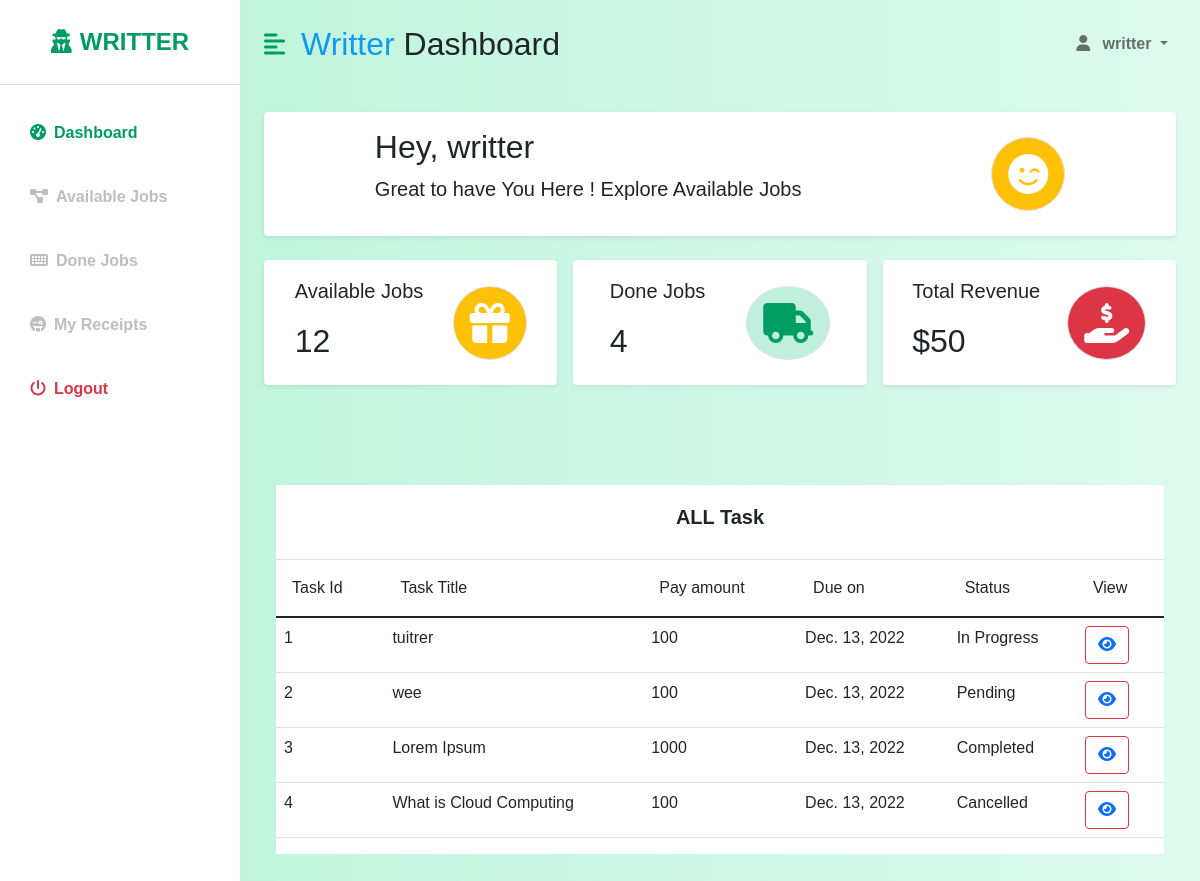
/app/writter/ (signed in), run on the app's committed database.
### app/models.py (models this page shows, shortened)
class User(AbstractUser):
    is_admin = models.BooleanField('Is admin',default=False)
    is_client = models.BooleanField('Is Client',default=False)
    is_writter = models.BooleanField('Is Writter',default=False)

class Task(models.Model):
    id = models.AutoField(primary_key=True)
    title = models.CharField(max_length=100,default='',null=True,blank=True)
    description = models.TextField(default='',null=True,blank=True)
    file = models.FileField(upload_to='files/',default='',null=True)
    client_amount = models.IntegerField(default=0,null=True,blank=True)
    admin_amount = models.IntegerField(default=0,   null=True,blank=True)
    due_date = models.DateField(default='',null=True,blank=True)
    status = models.CharField(max_length=100,default='',null=True,blank=True)

### app/views.py (the view)
# urls.py: path('writter/', views.writter, name='writter'),
def writter(request):
    if not request.user.is_writter:
        return redirect('login_view')
    tasks = Task.objects.all()
    context = {
        'tasks':tasks
    }
    return render(request,'writter/writter.html',context)

### templates/writter/writter.html (shortened to what this page needs)
{% load static %}
<!DOCTYPE html>
<html lang="en">
  <head>
    <link
      rel="stylesheet"
      href="https://cdnjs.cloudflare.com/ajax/libs/font-awesome/6.1.2/css/all.min.css"
    />
    <link
      href="https://cdn.jsdelivr.net/npm/bootstrap@5.0.2/dist/css/bootstrap.min.css"
      rel="stylesheet"
    />
     <link
     rel="stylesheet"
     type="text/css"
     href="{% static 'dashboard.css' %}"
   />
  </head>
  <body>
    <div class="d-flex" id="wrapper">
        <div class="bg-white" id="sidebar-wrapper">
            <div class="sidebar-heading text-center py-4 primary-text fs-4 fw-bold text-uppercase border-bottom"><i
                    class="fas fa-user-secret me-2"></i>Writter</div>
            <div class="list-group list-group-flush my-3">
                <a href="#" class="list-group-item list-group-item-action bg-transparent second-text active"><i
                        class="fas fa-tachometer-alt me-2"></i>Dashboard</a>
                <a href="#" class="list-group-item list-group-item-action bg-transparent second-text fw-bold"><i
                        class="fas fa-project-diagram me-2"></i>Available Jobs</a>
                <a href="#" class="list-group-item list-group-item-action bg-transparent second-text fw-bold">
                    <i class="fa-solid fa-keyboard me-2"></i>Done Jobs</a>
                <a href="#" class="list-group-item list-group-item-action bg-transparent second-text fw-bold">
                    <i class="fa-solid fa-face-grin-tongue-wink me-2" ></i>My Receipts</a>
                <a href="{% url 'logout' %}" class="list-group-item list-group-item-action bg-transparent text-danger fw-bold"><i
                        class="fas fa-power-off me-2"></i>Logout</a>
            </div>
        </div>
        <div id="page-content-wrapper">
            <nav class="navbar navbar-expand-lg navbar-light bg-transparent py-4 px-4">
                <div class="d-flex align-items-center">
                    <i class="fas fa-align-left primary-text fs-4 me-3" id="menu-toggle"></i>
                    <h2 class="fs-2 m-0"><span class="client">Writter</span> Dashboard</h2>
                </div>
                <div class="collapse navbar-collapse" id="navbarSupportedContent">
                    <ul class="navbar-nav ms-auto mb-2 mb-lg-0">
                        <li class="nav-item dropdown">
                            <a class="nav-link dropdown-toggle second-text fw-bold" href="#" id="navbarDropdown"
                                role="button" data-bs-toggle="dropdown" aria-expanded="false">
                                <i class="fas fa-user me-2"></i> {{user.username}}
                            </a>
                        </li>
                    </ul>
                </div>
            </nav>
            <div class="container-fluid px-4">
                <div class="row g-3 my-2">
                    <div class="col-md-12">
                        <div class="p-3 bg-white shadow-sm d-flex justify-content-around align-items-center rounded">
                            <div>
                                <h3 class="fs-2">Hey, {{user.username}}</h3>
                                <p class="fs-5">Great to have You Here ! Explore Available Jobs</p>
                            </div>
                            <i class="fa-solid fa-face-smile-wink fs-1 text-white border rounded-full bg-warning p-3"></i>
                        </div>
                    </div>
                </div>
                <div class="row g-3 my-2">
                    <div class="col-md-4">
                        <div class="p-3 bg-white shadow-sm d-flex justify-content-around align-items-center rounded">
                            <div>
                                <p class="fs-5">Available Jobs</p>
                                <h3 class="fs-2">12</h3>
                            </div>
                            <i class="fas fa-gift fs-1 text-white border rounded-full bg-warning p-3"></i>
                        </div>
                    </div>
                    <div class="col-md-4">
                        <div class="p-3 bg-white shadow-sm d-flex justify-content-around align-items-center rounded">
                            <div>
                                <p class="fs-5">Done Jobs</p>
                                <h3 class="fs-2">4</h3>
                            </div>
                                <i class="fas fa-truck fs-1 primary-text border rounded-full secondary-bg p-3"></i>
                        </div>
                    </div>
                    <div class="col-md-4">
                        <div class="p-3 bg-white shadow-sm d-flex justify-content-around align-items-center rounded">
                            <div>
                                <p class="fs-5">Total Revenue </p>
                                <h4 class="fs-2"> $50</h4>
                            </div>
                            <i
                            class="fas fa-hand-holding-usd fs-1 text-white border rounded-full bg-danger p-3"></i>
                        </div>
                    </div>
                </div>
                <div class="container">
                    <div class="row my-5">
                <div class="col-12">
                    <div class="card">
                        <div class="card-body text-center">
                            <h5 class="card-title m-b-0">ALL Task</h5>
                        </div>
                            <div class="table-responsive">
                                <table class="table">
                                    <thead class="thead-light">
                                        <tr>
                                            <th scope="col">Task Id</th>
                                            <th scope="col">Task Title</th>
                                            <th scope="col">Pay amount</th>
                                            <th scope="col">Due on </th>
                                            <th scope="col">Status</th>
                                            <th scope="col">View</th>
                                        </tr>
                                    </thead>
                                    <tbody class="customtable">
                                        {% for task in tasks %}
                                        <tr>
                                            <td>{{task.id}}</td>
                                            <td>{{task.title}}</td>
                                            <td>{{task.client_amount}}</td>
                                            <td>{{task.due_date}}</td>
                                            <td>{{task.status }}</td>
                                            <td><button class="btn btn-block btn-outline-danger"><a href="{% url 'view' task.id %}"><i  class="fas fa-eye"></i></i></a></button></td>
                                        </tr>
                                        {% endfor %}
                                    </tbody>
                                </table>
                            </div>
                    </div>
                </div>
            </div>
               </div>
                </div>
            </div>
        </div>
</body>
</html>

### static/dashboard.css (style rules this page uses)
:root { --main-bg-color: #009d63; --main-text-color: #009d63; --second-text-color: #bbbec5; --second-bg-color: #c1efde; }
.primary-text { color: var(--main-text-color); }
.second-text { color: var(--second-text-color); }
.secondary-bg { background-color: var(--second-bg-color); }
.rounded-full { border-radius: 100%; }
#wrapper { overflow-x: hidden; background-image: linear-gradient( to right, #baf3d7, #c2f5de, #cbf7e4, #d4f8ea, #ddfaef ); }
#sidebar-wrapper { min-height: 100vh; margin-left: -15rem; -webkit-transition: margin 0.25s ease-out; -moz-transition: margin 0.25s ease-out; -o-transition: margin 0.25s ease-out; transition: margin 0.25s ease-out; }
#sidebar-wrapper .sidebar-heading { padding: 0.875rem 1.25rem; font-size: 1.2rem; }
#sidebar-wrapper .list-group { width: 15rem; }
#page-content-wrapper { min-width: 100vw; }
#menu-toggle { cursor: pointer; }
.list-group-item { border: none; padding: 20px 30px; }
.list-group-item.active { background-color: transparent; color: var(--main-text-color); font-weight: bold; border: none; }
@media (min-width: 768px) { #sidebar-wrapper { margin-left: 0; } }
@media (min-width: 768px) { #page-content-wrapper { min-width: 0; width: 100%; } }
.client { color: rgb(15, 154, 235); }
body { font-family: 'Calibri', sans-serif !important }
.container { margin-top:100px; }
.card { position: relative; display: -webkit-box; display: -ms-flexbox; display: flex; -webkit-box-orient: vertical; -webkit-box-direction: normal; -ms-flex-direction: column; flex-direction: column; min-width: 0; word-wrap: break-word; background-color: #fff; background-clip: border-box; border: 0px solid transparent; border-radius: 0px; }
.card-body { -webkit-box-flex: 1; -ms-flex: 1 1 auto; flex: 1 1 auto; padding: 1.25rem; }
.card .card-title { position: relative; font-weight: 600; margin-bottom: 10px; }
.table { width: 100%; max-width: 100%; margin-bottom: 1rem; background-color: transparent; }
* { outline: none; }
.table th, .table thead th { font-weight: 500; }
.table thead th { vertical-align: bottom; border-bottom: 2px solid #dee2e6; }
.table th { padding: 1rem; vertical-align: top; border-top: 1px solid #dee2e6; }
th { text-align: inherit; }

### data on the page
User: username "writter"
Task: id "1", title "tuitrer", client_amount "100", due_date "Dec. 13, 2022", status "In Progress"
Task: id "2", title "wee", client_amount "100", due_date "Dec. 13, 2022", status "Pending"
Task: id "3", title "Lorem Ipsum", client_amount "1000", due_date "Dec. 13, 2022", status "Completed"
Task: id "4", title "What is Cloud Computing", client_amount "100", due_date "Dec. 13, 2022", status "Cancelled"
